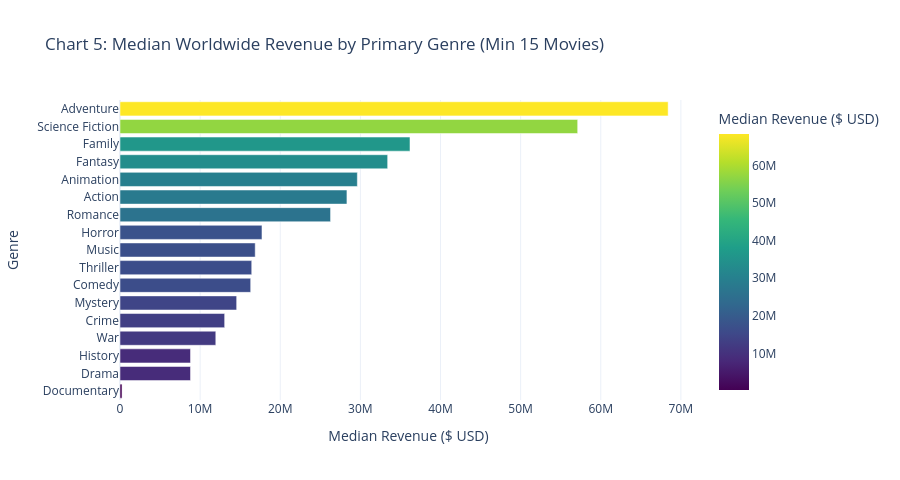
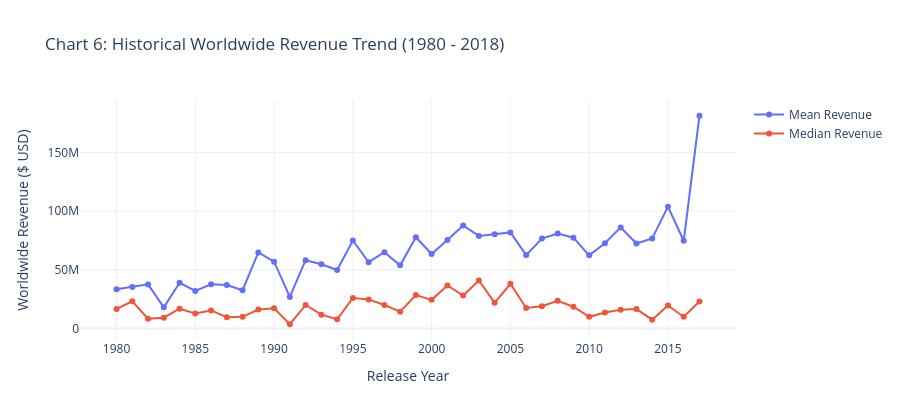

Here is the notebook cell these charts were saved with, in order:
### Markdown cell above
### Chart 5 & Chart 6: Median Revenue by Genre & Historical Trend Across Release Decades
*Analytical Takeaway:* High-concept genres like Animation, Adventure, and Fantasy achieve the highest median box office, and worldwide revenues have grown substantially over recent decades.

### Code cell
genre_stats = eda_df.groupby("primary_genre")["revenue"].agg(["count", "median"]).reset_index()
genre_stats = genre_stats[genre_stats["count"] >= 15].sort_values(by="median", ascending=True)

fig5 = px.bar(
    genre_stats, x="median", y="primary_genre", orientation="h",
    title="Chart 5: Median Worldwide Revenue by Primary Genre (Min 15 Movies)",
    labels={"median": "Median Revenue ($ USD)", "primary_genre": "Genre"},
    color="median", color_continuous_scale="Viridis"
)
fig5.update_layout(height=480, showlegend=False)
fig5.show()

yearly_trend = eda_df[(eda_df["release_year"] >= 1980) & (eda_df["release_year"] <= 2018)]
yearly_stats = yearly_trend.groupby("release_year")["revenue"].agg(["mean", "median"]).reset_index()

fig6 = go.Figure()
fig6.add_trace(go.Scatter(x=yearly_stats["release_year"], y=yearly_stats["mean"], mode="lines+markers", name="Mean Revenue"))
fig6.add_trace(go.Scatter(x=yearly_stats["release_year"], y=yearly_stats["median"], mode="lines+markers", name="Median Revenue"))
fig6.update_layout(
    title="Chart 6: Historical Worldwide Revenue Trend (1980 - 2018)",
    xaxis_title="Release Year", yaxis_title="Worldwide Revenue ($ USD)",
    height=420
)
fig6.show()

### Figure 1 — Plotly figure (JSON) as saved in the notebook; plotly's stock layout.template omitted (floating-point values rounded to 4 significant figures)
{"data": [{"hovertemplate": "Median Revenue ($ USD)=%{marker.color}<br>Genre=%{y}<extra></extra>", "legendgroup": "", "marker": {"color": [254200.0, 8800000.0, 8800000.0, 11960000.0, 13060000.0, 14560000.0, 16310000.0, 16440000.0, 16870000.0, 17720000.0, 26280000.0, 28320000.0, 29620000.0, 33410000.0, 36190000.0, 57120000.0, 68410000.0], "coloraxis": "coloraxis", "pattern": {"shape": ""}}, "name": "", "orientation": "h", "showlegend": false, "textposition": "auto", "type": "bar", "x": [254200.0, 8800000.0, 8800000.0, 11960000.0, 13060000.0, 14560000.0, 16310000.0, 16440000.0, 16870000.0, 17720000.0, 26280000.0, 28320000.0, 29620000.0, 33410000.0, 36190000.0, 57120000.0, 68410000.0], "xaxis": "x", "y": ["Documentary", "Drama", "History", "War", "Crime", "Mystery", "Comedy", "Thriller", "Music", "Horror", "Romance", "Action", "Animation", "Fantasy", "Family", "Science Fiction", "Adventure"], "yaxis": "y"}], "layout": {"barmode": "relative", "coloraxis": {"colorbar": {"title": {"text": "Median Revenue ($ USD)"}}, "colorscale": [[0.0, "#440154"], [0.1111, "#482878"], [0.2222, "#3e4989"], [0.3333, "#31688e"], [0.4444, "#26828e"], [0.5556, "#1f9e89"], [0.6667, "#35b779"], [0.7778, "#6ece58"], [0.8889, "#b5de2b"], [1.0, "#fde725"]]}, "height": 480, "legend": {"tracegroupgap": 0}, "showlegend": false, "title": {"text": "Chart 5: Median Worldwide Revenue by Primary Genre (Min 15 Movies)"}, "xaxis": {"anchor": "y", "domain": [0.0, 1.0], "title": {"text": "Median Revenue ($ USD)"}}, "yaxis": {"anchor": "x", "domain": [0.0, 1.0], "title": {"text": "Genre"}}}}

### Figure 2 — Plotly figure (JSON) as saved in the notebook; plotly's stock layout.template omitted (floating-point values rounded to 4 significant figures)
{"data": [{"mode": "lines+markers", "name": "Mean Revenue", "type": "scatter", "x": [1980, 1981, 1982, 1983, 1984, 1985, 1986, 1987, 1988, 1989, 1990, 1991, 1992, 1993, 1994, 1995, 1996, 1997, 1998, 1999, 2000, 2001, 2002, 2003, 2004, 2005, 2006, 2007, 2008, 2009, 2010, 2011, 2012, 2013, 2014, 2015, 2016, 2017], "y": [33490000.0, 35290000.0, 37570000.0, 17990000.0, 38920000.0, 31920000.0, 37630000.0, 37040000.0, 32650000.0, 64850000.0, 56950000.0, 26880000.0, 58170000.0, 54740000.0, 49910000.0, 74990000.0, 56530000.0, 65060000.0, 53810000.0, 77760000.0, 63460000.0, 75490000.0, 87770000.0, 78920000.0, 80310000.0, 81910000.0, 62560000.0, 76680000.0, 80950000.0, 77400000.0, 62340000.0, 72720000.0, 86170000.0, 72400000.0, 76690000.0, 103900000.0, 74780000.0, 181400000.0]}, {"mode": "lines+markers", "name": "Median Revenue", "type": "scatter", "x": [1980, 1981, 1982, 1983, 1984, 1985, 1986, 1987, 1988, 1989, 1990, 1991, 1992, 1993, 1994, 1995, 1996, 1997, 1998, 1999, 2000, 2001, 2002, 2003, 2004, 2005, 2006, 2007, 2008, 2009, 2010, 2011, 2012, 2013, 2014, 2015, 2016, 2017], "y": [16660000.0, 23160000.0, 8179000.0, 9191000.0, 16840000.0, 12650000.0, 15350000.0, 9518000.0, 9902000.0, 16090000.0, 17260000.0, 3562000.0, 20000000.0, 11750000.0, 7821000.0, 25950000.0, 24770000.0, 20000000.0, 14310000.0, 28450000.0, 24360000.0, 36640000.0, 28100000.0, 40870000.0, 21800000.0, 38060000.0, 17400000.0, 19000000.0, 23550000.0, 18530000.0, 9917000.0, 13630000.0, 16000000.0, 16510000.0, 7500000.0, 19540000.0, 9930000.0, 22970000.0]}], "layout": {"height": 420, "title": {"text": "Chart 6: Historical Worldwide Revenue Trend (1980 - 2018)"}, "xaxis": {"title": {"text": "Release Year"}}, "yaxis": {"title": {"text": "Worldwide Revenue ($ USD)"}}}}
